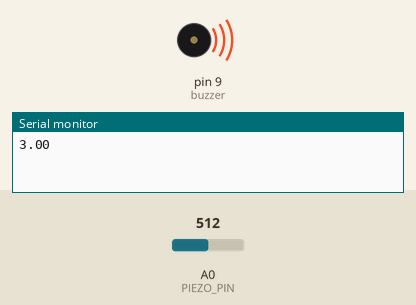
This sketch was run on a simulated Arduino Uno, built with avr-gcc and run on an emulated ATmega328P. On the bench: buzzer (waves = sounding), the last lines printed to the serial monitor. Inputs (shaded band) come from the test bench; at power-on: A0 (PIEZO_PIN) = 512.

Above: at 1.8 s.
1.9 s: A0 (PIEZO_PIN) set to 186
3.4 s: A0 (PIEZO_PIN) set to 154
At 5.2 s:
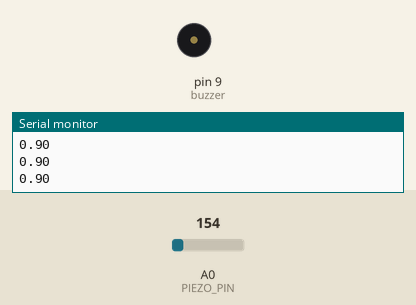
5.5 s: A0 (PIEZO_PIN) set to 306
At 6.5 s:
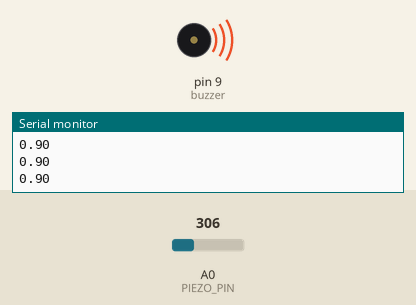
7.0 s: A0 (PIEZO_PIN) set to 122
At 8.1 s:
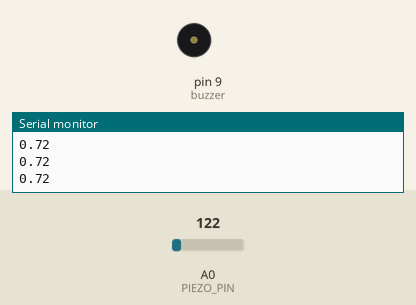
Timing chart, 0 to 10.0 s (numbered marks = the images above; inputs shaded):
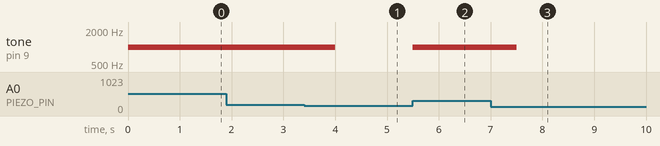

Measured:
- the behaviour switches between 171 and 170 on A0 (PIEZO_PIN) (found by bisection; images 0 and 1)
- after the input at 3.4 s, tone on pin 9 (buzzer): 1000 Hz → silent after 0.60 s
- after the input at 5.5 s, tone on pin 9 (buzzer): silent → 1000 Hz at once
- after the input at 7.0 s, tone on pin 9 (buzzer): 1000 Hz → silent after 0.50 s

The sketch:

code.ino
```cpp
const int PIEZO_PIN = A0; // Piezo output
const int buzzer = 9;

float threshold = 1.0;


void setup()
{
  Serial.begin(9600);
  pinMode(buzzer, OUTPUT);
}

void loop()
{
  // Read Piezo ADC value in, and convert it to a voltage
  int piezoADC = analogRead(PIEZO_PIN);
  float piezoV = piezoADC / 1023.0 * 6.0;
  if(piezoV > threshold)
  {
    tone(buzzer,1000);
    delay(1000);
  }
  else{
     noTone(buzzer);
    }

  Serial.println(piezoV); // Print the voltage.

  delay(0);


}
```
